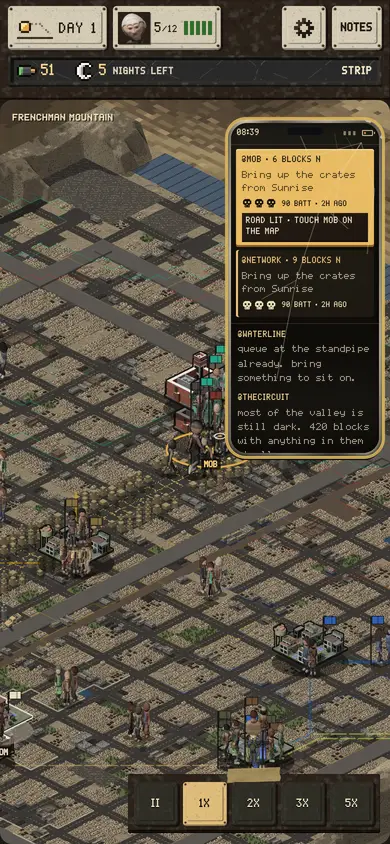
#> input picture records/eyes_the_playtest_10_24/p22_party_plate_over_the_town_skulls.webp, 390 x 844 px
$ python ui_pixel_purple.py ../records/eyes_the_playtest_10_24/p22_party_plate_over_the_town_skulls.webp
#> lines starting #> are read from the running program, lines starting #| are printed output that depends on the picture
#!/usr/bin/env python3
"""
BOHEMIA — THE PURPLE TEST, ON REAL PIXELS (8/26/26, UI lane)

PURPLE RESERVATION (Paolo 7/10, LOCKED): purple/magenta/violet belongs to the
Amalgamation alone. "Scarcity is what gives it power."

gates/bohemia_purity_gate.py has enforced that for a month -- on the BANKS.
It walks 33 banks of embedded world art and it has never once looked at the
INTERFACE, which is why the workshop's own tab underline and the edge of every
selected button in the build were the Amalgamation's magenta and nothing
complained. A law enforced on the art and not on the screen is enforced on half
the pixels he sees.

This is the other half, and it reads the SCREEN, not the source: a PNG shot of
the real page in a real browser at iPhone size. Same arithmetic as the bank
gate, deliberately -- one law, one test, two surfaces.

  python3 gates/ui_pixel_purple.py SHOT.png [--max N]

Prints JSON. Exit 1 if the purple pixel count is over the allowance.
"""
import sys, json

try:
    import numpy as np
    from PIL import Image
except ImportError:
    print(json.dumps({'error': 'needs numpy + pillow'})); sys.exit(2)


def main():
    args = sys.argv[1:]
    if not args:
        print(json.dumps({'error': 'no image'})); sys.exit(2)
    path = args[0]
    cap = 0
    if '--max' in args:
        cap = int(args[args.index('--max') + 1])

    im = Image.open(path).convert('RGB')
#> im is the input picture: PIL image 390x844 RGB; mean R, G, B 89.9, 81.8, 67
    a = np.asarray(im).astype(int)
    r, g, b = a[..., 0], a[..., 1], a[..., 2]
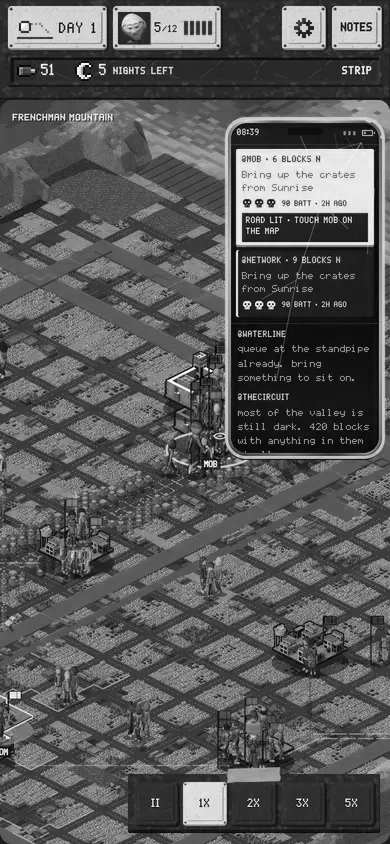
#> r: shape (844, 390) int64; min 0, max 255, mean 89.9
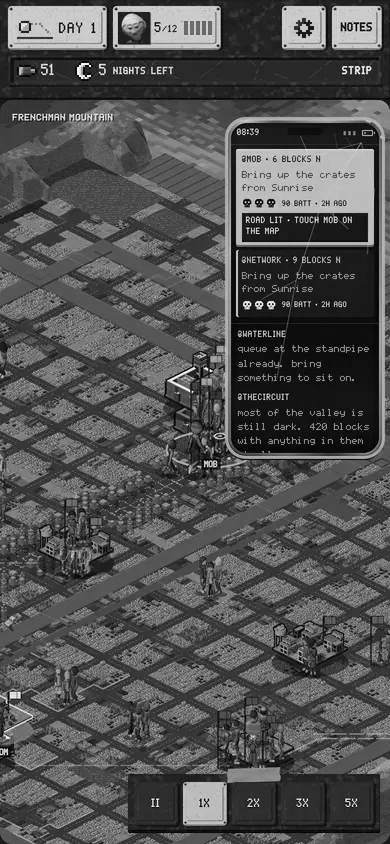
#> g: shape (844, 390) int64; min 0, max 255, mean 81.8
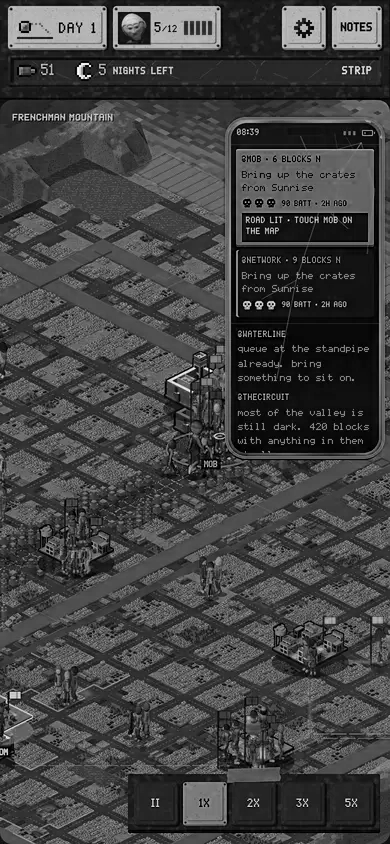
#> b: shape (844, 390) int64; min 0, max 255, mean 67
    # THE SAME THREE CLAUSES bohemia_purity_gate.py's check_png uses. Copying the
    # arithmetic is deliberate: two different tests for one law is two laws.
    mask = (r > g + 25) & (b > g + 25) & (r > 80)
#> mask: shape (844, 390) bool; every value is 0
    n = int(mask.sum())
#> n = 0
    total = int(mask.size)
#> total = 329160

    out = {'file': path, 'w': im.size[0], 'h': im.size[1],
           'purple_px': n, 'total_px': total,
           'purple_pct': round(100.0 * n / total, 5), 'cap': cap}
    if n:
        ys, xs = np.nonzero(mask)
        # where, and what colour, so a failure is fixable instead of just true
        out['first_at'] = [int(xs[0]), int(ys[0])]
        out['sample_rgb'] = [int(r[ys[0], xs[0]]), int(g[ys[0], xs[0]]), int(b[ys[0], xs[0]])]
    print(json.dumps(out))
#| {"file": "../records/eyes_the_playtest_10_24/p22_party_plate_over_the_town_skulls.webp", "w": 390, "h": 844, "purple_px": 0, "total_px": 329160, "purple_pct": 0.0, "cap": 0}
    sys.exit(1 if n > cap else 0)
#> (the program exits here)
